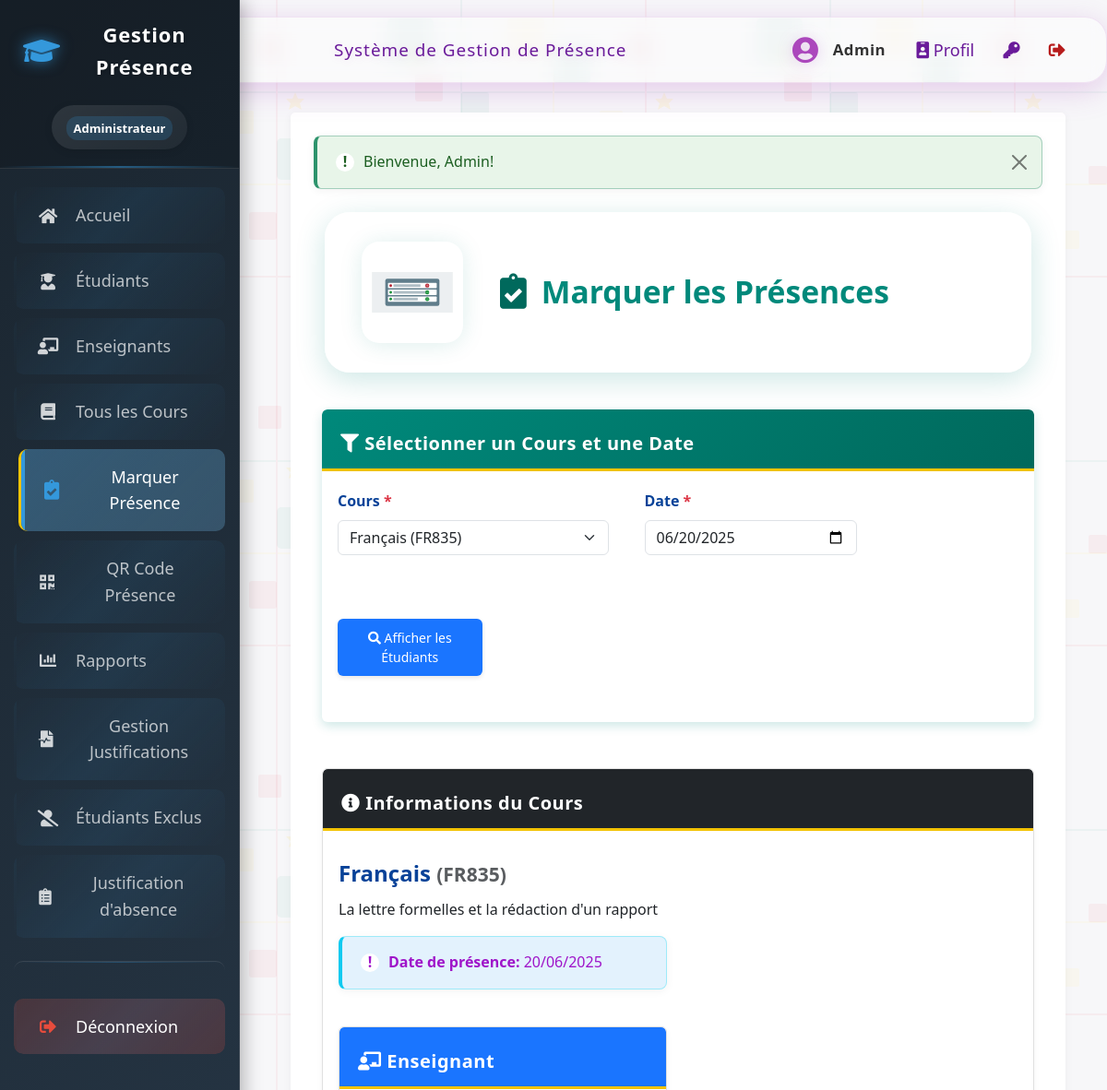
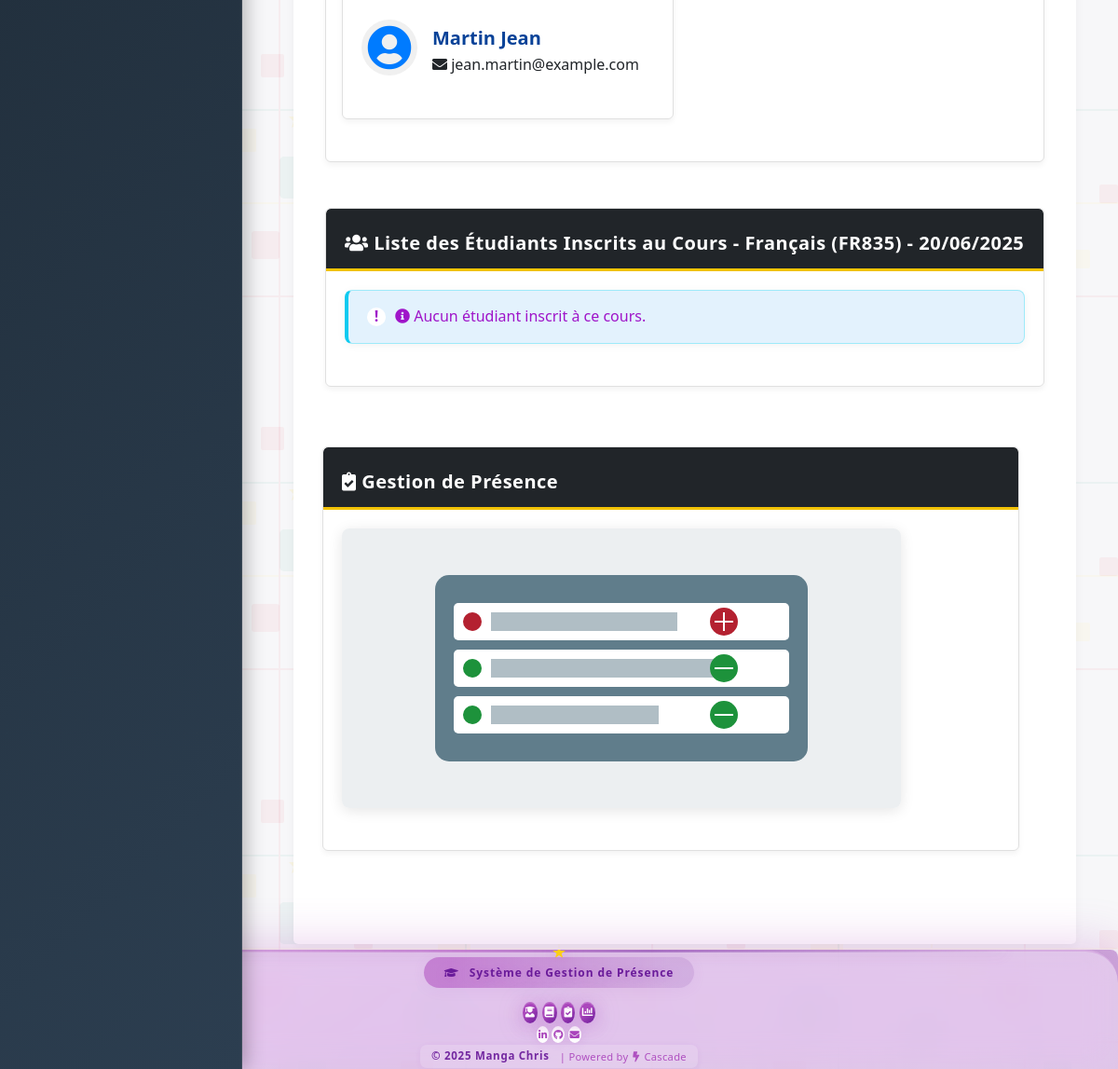
The page /presence.php?cours_id=4 (signed in) on the database its author committed (2 pictures, top to bottom).
### tables this page shows
CREATE TABLE `cours` (
  `id` int(11) NOT NULL AUTO_INCREMENT,
  `code` varchar(20) NOT NULL,
  `nom` varchar(150) NOT NULL,
  `enseignant_id` int(11) DEFAULT NULL,
  `description` text,
  PRIMARY KEY (`id`),
  UNIQUE KEY `code` (`code`),
  KEY `enseignant_id` (`enseignant_id`),
  CONSTRAINT `cours_ibfk_1` FOREIGN KEY (`enseignant_id`) REFERENCES `utilisateurs` (`id`)
);

CREATE TABLE `utilisateurs` (
  `id` int(11) NOT NULL AUTO_INCREMENT,
  `nom` varchar(100) NOT NULL,
  `prenom` varchar(100) NOT NULL,
  `email` varchar(150) NOT NULL,
  `mot_de_passe` varchar(255) NOT NULL,
  `role` enum('admin','enseignant') DEFAULT 'enseignant',
  `date_creation` timestamp NULL DEFAULT CURRENT_TIMESTAMP,
  `derniere_connexion` timestamp NULL DEFAULT NULL,
  PRIMARY KEY (`id`),
  UNIQUE KEY `email` (`email`)
);

### config/database.php (called while the page is built, shortened)
<?php
$db_type = null;
$pdo = null;
$mysqli = null;
if (getenv('REPL_ID') || getenv('REPL_SLUG') || getenv('PGHOST')) {
    $db_type = 'postgresql';
    $host = getenv('PGHOST');
    $dbname = getenv('PGDATABASE');
    $user = getenv('PGUSER');
    $password = getenv('PGPASSWORD');
    $port = getenv('PGPORT');
    $dsn = "pgsql:host=$host;port=$port;dbname=$dbname;user=$user;password=$password";
    try {
        $pdo = new PDO($dsn);
        $pdo->setAttribute(PDO::ATTR_ERRMODE, PDO::ERRMODE_EXCEPTION);
        $pdo->setAttribute(PDO::ATTR_DEFAULT_FETCH_MODE, PDO::FETCH_ASSOC);
    } catch (PDOException $e) {
        die("Erreur de connexion à la base de données PostgreSQL: " . $e->getMessage());
    }
} else {
    $db_type = 'mysql';
    $host = 'localhost';
    $dbname = 'attendance_system';
    $user = 'root';
    $password = '';
    $port = 3306;
    $mysqli = new mysqli($host, $user, $password, $dbname, $port);
    $mysqli->set_charset("utf8mb4");
}
function db_query($sql, $params = []) {
    global $db_type, $pdo, $mysqli;
    if ($db_type === 'postgresql') {
        try {
            $stmt = $pdo->prepare($sql);
            $stmt->execute($params);
            return $stmt->fetchAll();
        } catch (PDOException $e) {
            error_log("Erreur SQL (PostgreSQL): " . $e->getMessage());
            return false;
        }
    } else {
        try {
            $stmt = $mysqli->prepare($sql);
            if (!empty($params)) {
                $types = '';
                foreach ($params as $param) {
                    if (is_int($param)) {
                        $types .= 'i';
                    } elseif (is_float($param)) {
                        $types .= 'd';
                    } elseif (is_string($param)) {
                        $types .= 's';
                    } else {
                        $types .= 'b';
                    }
                }
                $stmt->bind_param($types, ...$params);
            }
            $stmt->execute();
            $result = $stmt->get_result();
            $rows = [];
            while ($row = $result->fetch_assoc()) {
                $rows[] = $row;
            }
            return $rows;
        } catch (Exception $e) {
            error_log("Erreur SQL (MySQL): " . $e->getMessage());
            return false;
        }
    }
}
function db_query_single($sql, $params = []) {
    $result = db_query($sql, $params);
    if ($result && count($result) > 0) {
        return $result[0];
    }
    return false;
}
?>

### presence.php (the view, shortened to what this page needs)
<?php
require_once 'includes/auth.php';
require_once 'config/database.php';
if (est_admin()) {
    $cours = db_query("SELECT c.id, c.nom, c.code, (SELECT COUNT(*) FROM inscriptions i WHERE i.cours_id = c.id) as nb_etudiants FROM cours c ORDER BY c.nom");
} else {
    $cours = db_query("SELECT c.id, c.nom, c.code, (SELECT COUNT(*) FROM inscriptions i WHERE i.cours_id = c.id) as nb_etudiants FROM cours c WHERE c.enseignant_id = ? ORDER BY c.nom", [$_SESSION['user_id']]);
}
$date = isset($_POST['date']) ? $_POST['date'] : date('Y-m-d');
$cours_id = isset($_POST['cours_id']) ? (int)$_POST['cours_id'] : 0;
if (isset($_GET['cours_id'])) {
    $cours_id = (int)$_GET['cours_id'];
}
$cours_info = null;
if ($cours_id > 0) {
    $cours_info = db_query_single("
        SELECT c.*, u.nom as enseignant_nom, u.prenom as enseignant_prenom, u.email as enseignant_email
        FROM cours c
        LEFT JOIN utilisateurs u ON c.enseignant_id = u.id
        WHERE c.id = ?
    ", [$cours_id]);
}
include 'includes/header.php';
?>
<div class="container-fluid">
    <div class="presence-header-glass">
        <img src="assets/images/attendance.svg" class="presence-header-img" alt="Présence">
        <div class="presence-header-title">
            <i class="fas fa-clipboard-check"></i> Marquer les Présences
        </div>
    </div>
    <div class="row">
        <div class="col-md-12">
            <div class="card" style="border: none; box-shadow: 0 4px 12px rgba(0, 137, 123, 0.2);">
                <div class="card-header text-white" style="background: linear-gradient(135deg, #00897b 0%, #00695c 100%);">
                    <h5 class="card-title mb-0"><i class="fas fa-filter"></i> Sélectionner un Cours et une Date</h5>
                </div>
                <div class="card-body">
                    <form method="POST" action="presence.php" id="courseSelectForm">
                        <div class="row">
                            <div class="col-md-5">
                                <label for="cours_id" class="form-label">Cours <span class="text-danger">*</span></label>
                                <select class="form-select" id="cours_id" name="cours_id" required>
                                    <?php foreach ($cours as $c): ?>
                                        <option value="<?php echo $c['id']; ?>" <?php echo $cours_id == $c['id'] ? 'selected' : ''; ?>>
                                            <?php echo htmlspecialchars($c['nom'] . ' (' . $c['code'] . ')', ENT_QUOTES, 'UTF-8'); ?>
                                        </option>
                                    <?php endforeach; ?>
                                </select>
                            </div>
                            <div class="col-md-4">
                                <label for="date" class="form-label">Date <span class="text-danger">*</span></label>
                                <input type="date" class="form-control" id="date" name="date" value="<?php echo $date; ?>" required>
                            </div>
                            <div class="col-md-3">
                                <label class="form-label">&nbsp;</label>
                                <div class="d-grid">
                                    <button type="submit" class="btn btn-primary" name="show_students" value="1">
                                        <i class="fas fa-search"></i> Afficher les Étudiants
                                    </button>
                                </div>
                            </div>
                        </div>
                    </form>
                </div>
            </div>
        </div>
    </div>
    <?php if ($cours_id > 0 && $cours_info): ?>
        <div class="row mt-4">
            <div class="col-md-12">
                <div class="card mb-4">
                    <div class="card-header bg-dark text-white">
                        <h5 class="card-title mb-0"><i class="fas fa-info-circle"></i> Informations du Cours</h5>
                    </div>
                    <div class="card-body">
                        <div class="row">
                            <div class="col-md-6">
                                <h4><?= htmlspecialchars($cours_info['nom'], ENT_QUOTES, 'UTF-8') ?> <small class="text-muted">(<?= htmlspecialchars($cours_info['code'], ENT_QUOTES, 'UTF-8') ?>)</small></h4>
                                <?php if (!empty($cours_info['description'])): ?>
                                    <p><?= nl2br(htmlspecialchars($cours_info['description'], ENT_QUOTES, 'UTF-8')) ?></p>
                                <?php endif; ?>
                                <div class="alert alert-info">
                                    <strong>Date de présence:</strong> <?php echo date('d/m/Y', strtotime($date)); ?>
                                </div>
                            </div>
                            <div class="col-md-6">
                                <div class="card h-100">
                                    <div class="card-header bg-primary text-white">
                                        <h5 class="card-title mb-0"><i class="fas fa-chalkboard-teacher"></i> Enseignant</h5>
                                    </div>
                                    <div class="card-body">
                                        <?php if ($cours_info['enseignant_id']): ?>
                                            <div class="d-flex align-items-center">
                                                <div class="teacher-avatar">
                                                    <i class="fas fa-user-circle fa-3x"></i>
                                                </div>
                                                <div class="ms-3">
                                                    <h5 class="mb-1"><?= htmlspecialchars($cours_info['enseignant_nom'] . ' ' . $cours_info['enseignant_prenom'], ENT_QUOTES, 'UTF-8') ?></h5>
                                                    <p class="mb-0"><i class="fas fa-envelope"></i> <?= htmlspecialchars($cours_info['enseignant_email'], ENT_QUOTES, 'UTF-8') ?></p>
                                                </div>
                                            </div>
                                        <?php else: ?>
                                            <div class="alert alert-warning mb-0">
                                                <i class="fas fa-exclamation-triangle"></i> Aucun enseignant n'est assigné à ce cours.
                                            </div>
                                        <?php endif; ?>
                                    </div>
                                </div>
                            </div>
                        </div>
                    </div>
                </div>
            </div>
        </div>
        <div class="row mt-2">
            <div class="col-md-12">
                <div class="card">
                    <div class="card-header bg-dark text-white">
                        <h5 class="card-title mb-0">
                            <i class="fas fa-users"></i>
                            Liste des Étudiants Inscrits au Cours - <?= htmlspecialchars($cours_info['nom'], ENT_QUOTES, 'UTF-8') ?> (<?= htmlspecialchars($cours_info['code'], ENT_QUOTES, 'UTF-8') ?>) -
                            <?php echo date('d/m/Y', strtotime($date)); ?>
                        </h5>
                    </div>
                    <div class="card-body">
                        <?php if (empty($etudiants)): ?>
                            <div class="alert alert-info">
                                <i class="fas fa-info-circle"></i> Aucun étudiant inscrit à ce cours.
                            </div>
                        <?php endif; ?>
                </div>
            </div>
        </div>
        <div class="row mt-4">
            <div class="col-md-12">
                <div class="card">
                    <div class="card-header bg-dark text-white">
                        <h5 class="card-title mb-0"><i class="fas fa-clipboard-check"></i> Gestion de Présence</h5>
                    </div>
                    <div class="card-body">
                        <img src="assets/images/attendance.svg" alt="Gestion de présence" class="decorative-image">
                    </div>
                </div>
            </div>
        </div>
    <?php endif; ?>
</div>
<?php
include 'includes/footer.php';
?>

### assets/css/teacher-student.css (style rules this page uses)
.teacher-avatar { width: 60px; height: 60px; border-radius: 50%; background-color: #f0f0f0; display: flex; align-items: center; justify-content: center; color: #007bff; }

### assets/css/sidebar-enhanced.css (style rules this page uses)
html, body { padding: 0 !important; margin: 0 !important; }
body { margin-left: 0 !important; padding-left: 0 !important; }

### assets/css/modules/base.css (style rules this page uses)
:root { --couleur-primaire: #1a75ff; --couleur-secondaire: #084298; --couleur-accent: #ce1126; --couleur-texte: #333; --couleur-fond: #f7f7f9; --couleur-succes: #2D936C; --couleur-danger: #BF0603; --couleur-avertissement: #F3C302; --couleur-info: #0dcaf0; --couleur-fond-clair: #ecf0f1; }
body { font-family: 'Segoe UI', Tahoma, Geneva, Verdana, sans-serif; line-height: 1.6; color: var(--couleur-texte); background-color: var(--couleur-fond); margin: 0; padding: 0; background-image: url('../images/cameroon-pattern.svg'); background-repeat: repeat; background-size: 400px 400px; }
h1, h2, h3, h4, h5, h6 { font-weight: 600; margin-top: 0.5em; margin-bottom: 0.5em; color: var(--couleur-primaire); }

### assets/css/modules/layout.css (style rules this page uses)
.row { display: flex; flex-wrap: wrap; margin: 0 -15px 25px; gap: 15px; }

### assets/css/modules/components.css (style rules this page uses)
.card { background-color: white; border: 1px solid #e0e0e0; border-radius: 6px; margin-bottom: 25px; overflow: hidden; box-shadow: 0 3px 6px rgba(0, 0, 0, 0.05); transition: transform 0.2s, box-shadow 0.2s; }
.card-header { background-color: var(--couleur-primaire); color: white; padding: 15px 20px; font-weight: 600; letter-spacing: 0.5px; border-bottom: 3px solid var(--couleur-avertissement); }
.card-body { padding: 20px; }
.btn { display: inline-block; padding: 10px 18px; border: none; border-radius: 6px; background-color: #e0e0e0; color: #333; text-decoration: none; cursor: pointer; font-size: 14px; font-weight: 500; margin-right: 10px; transition: all 0.2s; box-shadow: 0 2px 5px rgba(0, 0, 0, 0.1); }
.btn-primary { background-color: var(--couleur-accent); color: white; }
.btn-primary { background-color: #1a75ff !important; border-color: #084298 !important; color: white !important; }
.bg-primary { background-color: #1a75ff !important; }
.decorative-image { max-width: 100%; height: auto; margin-bottom: 25px; border-radius: 8px; box-shadow: 0 3px 15px rgba(0, 0, 0, 0.1); transition: transform 0.3s; }

### assets/css/modules/forms.css (style rules this page uses)
form { margin-bottom: 30px; }
label { display: block; margin-bottom: 8px; font-weight: 600; color: var(--couleur-secondaire); }
input, select, textarea { width: 100%; padding: 12px; margin-bottom: 20px; border: 1px solid #ddd; border-radius: 6px; transition: all 0.3s; background-color: #f9f9f9; }

### assets/css/modules/alerts.css (style rules this page uses)
.alert { padding: 15px 20px; margin-bottom: 25px; border-radius: 8px; position: relative; padding-left: 50px; box-shadow: 0 2px 10px rgba(0, 0, 0, 0.05); }
.alert:before { content: "!"; position: absolute; left: 20px; top: 50%; transform: translateY(-50%); width: 20px; height: 20px; border-radius: 50%; background-color: white; display: flex; align-items: center; justify-content: center; font-weight: bold; }
.alert-info { background-color: #e3f2fd; border-left: 4px solid var(--couleur-info); color: #9f15c9; }

### assets/css/modules/theme-blue.css (style rules this page uses)
:root { --couleur-primaire: #1a75ff; --couleur-secondaire: #084298; --couleur-accent: #ce1126; --couleur-texte: #333; --couleur-fond: #f7f7f9; --couleur-succes: #2D936C; --couleur-danger: #BF0603; --couleur-avertissement: #F3C302; --couleur-info: #0dcaf0; --couleur-fond-clair: #ecf0f1; }
.navbar, .sidebar, .card-header, th { background-color: var(--couleur-primaire); }
label, h1, h2, h3, h4, h5, h6 { color: var(--couleur-secondaire); }
.btn-primary, .stat-value, .stat-number { background-color: var(--couleur-accent); color: white; }
.card-header, .dashboard-header { border-bottom-color: var(--couleur-avertissement); }
.btn-primary { background-color: var(--couleur-primaire) !important; border-color: var(--couleur-secondaire) !important; }
.bg-primary { background-color: var(--couleur-primaire) !important; }

### rows shown on the page
cours: nom "Français", code "FR835", description "La lettre formelles et la rédaction d'un rapport", enseignant.prenom "Martin Jean", enseignant.email "jean.martin@example.com"

### other values the page prints
$_SESSION['user_nom'] "Admin"
$_SESSION['alerte']['message'] "Bienvenue, Admin!"
date('d/m/Y', strtotime($date)) "20/06/2025"
form field cours_id "Français (FR835)"
